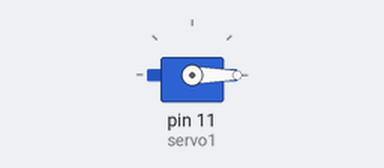
Simulated run of this sketch. Board: Arduino Uno, built with avr-gcc and run on an emulated ATmega328P. On the bench: servo.

Above: at 0.05 s.
At 3.0 s:
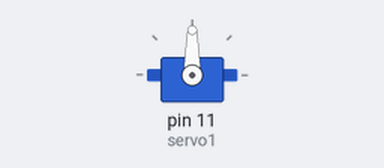
At 6.0 s:
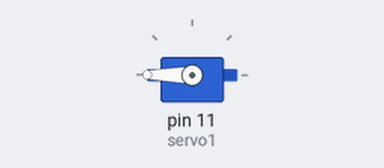
Timing chart, 0 to 7.8 s (numbered marks = the images above):
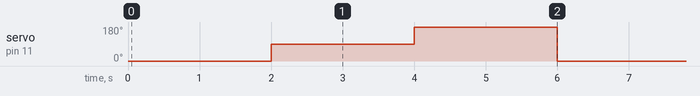

The sketch:

servo.ino
```cpp
#include <Servo.h>

Servo servo1;

void setup() {
   servo1.attach(11);
}

void loop() {
   servo1.write(0);
   delay(2000);

   servo1.write(90);
   delay(2000);

   servo1.write(180);
   delay(2000);
}
```

Measured:
- by itself, servo on pin 11 (servo1): repeats every 6.0 s: 180° 2.0 s, 0° 2.0 s, 90° 2.0 s
